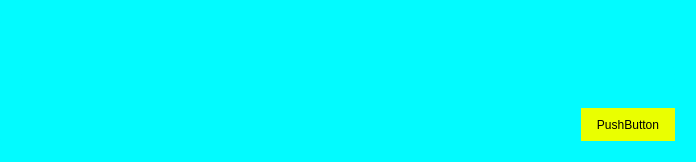
<?xml version="1.0" encoding="UTF-8"?>
<ui version="4.0">
 <class>Task</class>
 <widget class="QWidget" name="Task">
  <property name="geometry">
   <rect>
    <x>0</x>
    <y>0</y>
    <width>696</width>
    <height>162</height>
   </rect>
  </property>
  <property name="windowTitle">
   <string>Form</string>
  </property>
  <property name="autoFillBackground">
   <bool>false</bool>
  </property>
  <property name="styleSheet">
   <string notr="true">background:rgb(2, 251, 255);
border-radius: 25px;</string>
  </property>
  <layout class="QVBoxLayout" name="verticalLayout">
   <item>
    <layout class="QVBoxLayout" name="verticalLayout_2">
     <property name="sizeConstraint">
      <enum>QLayout::SizeConstraint::SetDefaultConstraint</enum>
     </property>
     <property name="leftMargin">
      <number>10</number>
     </property>
     <property name="topMargin">
      <number>10</number>
     </property>
     <property name="rightMargin">
      <number>10</number>
     </property>
     <property name="bottomMargin">
      <number>10</number>
     </property>
     <item>
      <widget class="QTextBrowser" name="title">
       <property name="sizePolicy">
        <sizepolicy hsizetype="Expanding" vsizetype="Expanding">
         <horstretch>0</horstretch>
         <verstretch>0</verstretch>
        </sizepolicy>
       </property>
       <property name="maximumSize">
        <size>
         <width>200</width>
         <height>25</height>
        </size>
       </property>
      </widget>
     </item>
     <item>
      <widget class="QTextBrowser" name="description">
       <property name="maximumSize">
        <size>
         <width>16777214</width>
         <height>50</height>
        </size>
       </property>
      </widget>
     </item>
     <item>
      <layout class="QHBoxLayout" name="horizontalLayout">
       <property name="leftMargin">
        <number>560</number>
       </property>
       <item>
        <widget class="QPushButton" name="pushButton">
         <property name="sizePolicy">
          <sizepolicy hsizetype="Expanding" vsizetype="Expanding">
           <horstretch>0</horstretch>
           <verstretch>0</verstretch>
          </sizepolicy>
         </property>
         <property name="maximumSize">
          <size>
           <width>100</width>
           <height>50</height>
          </size>
         </property>
         <property name="autoFillBackground">
          <bool>false</bool>
         </property>
         <property name="styleSheet">
          <string notr="true">background:rgb(234, 255, 0);</string>
         </property>
         <property name="text">
          <string>PushButton</string>
         </property>
        </widget>
       </item>
      </layout>
     </item>
    </layout>
   </item>
  </layout>
 </widget>
 <resources/>
 <connections/>
</ui>
